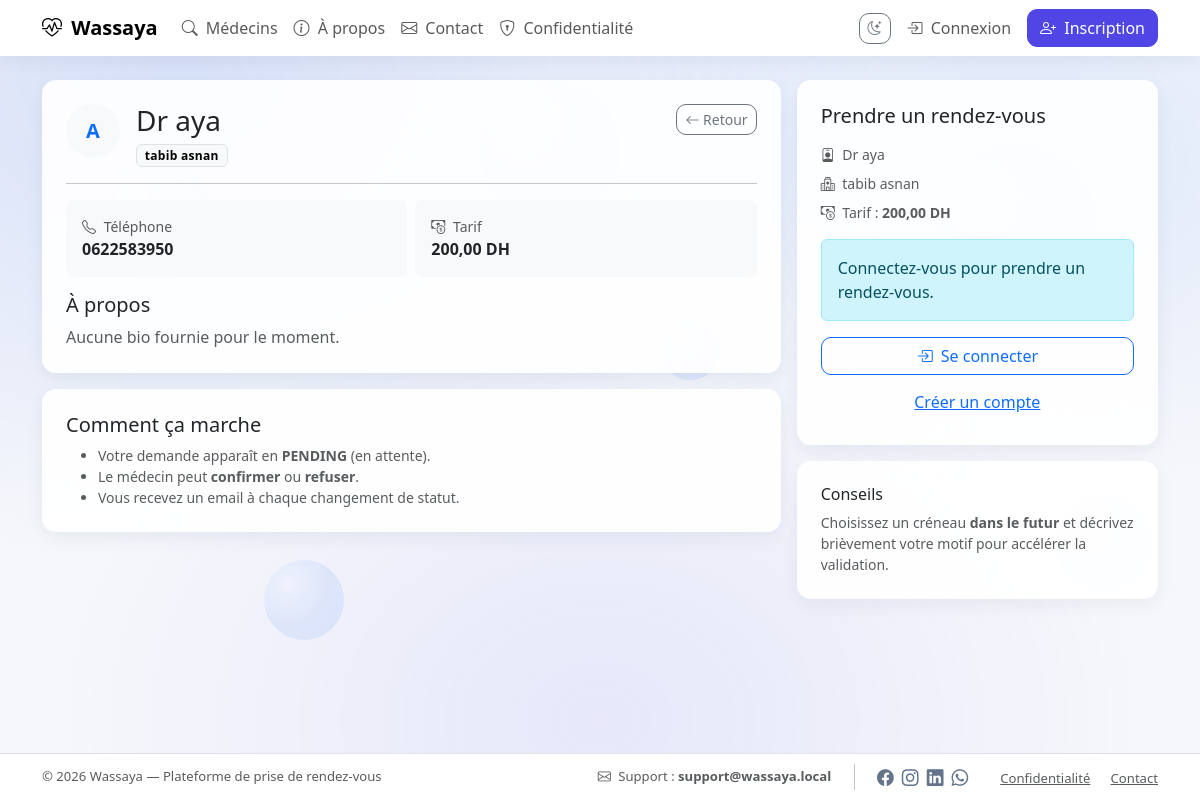
The app's page /site/doctors/2/ with its own data.
### wassaya_clinic/models.py (models this page shows, shortened)
class DoctorProfile(models.Model):
    user = models.OneToOneField(
        settings.AUTH_USER_MODEL,
        on_delete=models.CASCADE,              # EXPL: si l'user est supprimé, son profil aussi
        related_name="doctor_profile"          # EXPL: accès via user.doctor_profile
    )
    speciality = models.ForeignKey(
        Speciality,
        on_delete=models.SET_NULL,             # EXPL: si spécialité supprimée -> met NULL
        null=True,
        blank=True
    )
    bio = models.TextField(blank=True)         # EXPL: description du docteur
    phone = models.CharField(max_length=30, blank=True)
    fee = models.DecimalField(max_digits=10, decimal_places=2, default=0)  # EXPL: tarif
    is_active = models.BooleanField(default=True)  # EXPL: admin peut désactiver

class Speciality(models.Model):
    name = models.CharField(max_length=120, unique=True)  # EXPL: unique pour éviter doublons

### wassaya_users/models.py (models this page shows, shortened)
class User(AbstractUser):
    class Role(models.TextChoices):
        ADMIN = "ADMIN", "Admin"
        DOCTOR = "DOCTOR", "Doctor"
        PATIENT = "PATIENT", "Patient"
    role = models.CharField(
        max_length=20,
        choices=Role.choices,
        default=Role.PATIENT,
    )

### webui/views.py (the view)
# urls.py: path("site/doctors/<int:pk>/", views.doctor_detail, name="doctor_detail"),
def doctor_detail(request, pk):
    doctor = get_object_or_404(
        DoctorProfile.objects.select_related("user", "speciality"),
        pk=pk,
        is_active=True,
    )
    return render(request, "webui/doctor_detail.html", {"doctor": doctor})

### webui/templates/webui/doctor_detail.html
{% extends "webui/base.html" %}
{% block content %}
<div class="row g-3">
  <div class="col-12 col-lg-8">
    <div class="card">
      <div class="card-body p-4">
        <div class="d-flex align-items-start justify-content-between flex-wrap gap-3">
          <div class="d-flex gap-3 align-items-start">
            <div class="rounded-circle bg-light d-flex align-items-center justify-content-center"
                 style="width:54px;height:54px;">
              <span class="fw-semibold text-primary" style="font-size:20px;">
                {{ doctor.user.username|slice:":1"|upper }}
              </span>
            </div>
            <div>
              <h3 class="mb-1">Dr {{ doctor.user.get_full_name|default:doctor.user.username }}</h3>
              <div class="text-muted">
                {% if doctor.speciality %}
                  <span class="badge text-bg-light border">{{ doctor.speciality.name }}</span>
                {% else %}
                  <span class="badge text-bg-light border">Spécialité non précisée</span>
                {% endif %}
              </div>
            </div>
          </div>
          <a class="btn btn-outline-secondary btn-sm" href="{% url 'doctor_list' %}">
            <i class="bi bi-arrow-left"></i> Retour
          </a>
        </div>
        <hr class="my-3">
        <div class="row g-2">
          <div class="col-12 col-md-6">
            <div class="p-3 bg-light rounded-3">
              <div class="text-muted small"><i class="bi bi-telephone me-1"></i> Téléphone</div>
              <div class="fw-semibold">{{ doctor.phone|default:"-" }}</div>
            </div>
          </div>
          <div class="col-12 col-md-6">
            <div class="p-3 bg-light rounded-3">
              <div class="text-muted small"><i class="bi bi-cash-coin me-1"></i> Tarif</div>
              <div class="fw-semibold">{{ doctor.fee }} DH</div>
            </div>
          </div>
        </div>
        <div class="mt-3">
          <h5 class="mb-2">À propos</h5>
          {% if doctor.bio %}
            <p class="text-muted mb-0">{{ doctor.bio }}</p>
          {% else %}
            <p class="text-muted mb-0">Aucune bio fournie pour le moment.</p>
          {% endif %}
        </div>
      </div>
    </div>
    <div class="card mt-3">
      <div class="card-body p-4">
        <h5 class="mb-2">Comment ça marche</h5>
        <ul class="text-muted small mb-0">
          <li>Votre demande apparaît en <b>PENDING</b> (en attente).</li>
          <li>Le médecin peut <b>confirmer</b> ou <b>refuser</b>.</li>
          <li>Vous recevez un email à chaque changement de statut.</li>
        </ul>
      </div>
    </div>
  </div>
  <div class="col-12 col-lg-4">
    <div class="position-sticky" style="top: 90px;">
      <div class="card">
        <div class="card-body p-4">
          <h5 class="mb-3">Prendre un rendez-vous</h5>
          <div class="small text-muted mb-2">
            <i class="bi bi-person-badge me-1"></i>
            Dr {{ doctor.user.get_full_name|default:doctor.user.username }}
          </div>
          <div class="small text-muted mb-2">
            <i class="bi bi-hospital me-1"></i>
            {% if doctor.speciality %}{{ doctor.speciality.name }}{% else %}Spécialité non précisée{% endif %}
          </div>
          <div class="small text-muted mb-3">
            <i class="bi bi-cash-coin me-1"></i>
            Tarif : <b>{{ doctor.fee }} DH</b>
          </div>
          {% if request.user.is_authenticated and request.user.role == "PATIENT" %}
            <a class="btn btn-primary w-100"
               href="{% url 'patient_create_rdv' doctor.id %}">
              <i class="bi bi-calendar-plus me-1"></i> Prendre RDV
            </a>
            <div class="text-muted small mt-2">
              Vous serez notifié(e) par email quand le statut change.
            </div>
          {% elif request.user.is_authenticated and request.user.role == "DOCTOR" %}
            <div class="alert alert-warning mb-0">
              Vous êtes connecté en tant que <b>docteur</b>.<br>
              Pour prendre RDV, connectez-vous comme <b>patient</b>.
            </div>
          {% else %}
            <div class="alert alert-info">
              Connectez-vous pour prendre un rendez-vous.
            </div>
            <a class="btn btn-outline-primary w-100" href="{% url 'login_view' %}">
              <i class="bi bi-box-arrow-in-right me-1"></i> Se connecter
            </a>
            <a class="btn btn-link w-100 mt-2" href="{% url 'register_view' %}">
              Créer un compte
            </a>
          {% endif %}
        </div>
      </div>
      <div class="card mt-3">
        <div class="card-body p-4">
          <h6 class="mb-2">Conseils</h6>
          <div class="text-muted small">
            Choisissez un créneau <b>dans le futur</b> et décrivez brièvement votre motif pour accélérer la validation.
          </div>
        </div>
      </div>
    </div>
  </div>
</div>
{% endblock %}

### webui/static/webui/css/app.css (style rules this page uses)
html, body { height: 100%; }
body { font-family: system-ui, -apple-system, Segoe UI, Roboto, Arial, sans-serif; }
.card { border-radius: 14px; }
.badge { font-weight: 600; letter-spacing: .3px; }
.btn { border-radius: 10px; }

### webui/templates/webui/base.html (style rules this page uses)
:root { --bg: #f6f7fb; --text: #0f172a; --muted: #64748b; --card: rgba(255,255,255,.92); --border: rgba(2,6,23,.10); --shadow: 0 6px 18px rgba(18, 38, 63, .06); --link: #0d6efd; }
body { background: var(--bg); color: var(--text); position: relative; overflow-x: hidden; }
.card { border: 0; box-shadow: var(--shadow); border-radius: 14px; background: var(--card); }
.btn { border-radius: 10px; }

### records on screen
DoctorProfile: user.username "A", user.get_full_name "aya", speciality.name "tabib asnan", phone "0622583950", fee "200,00"
